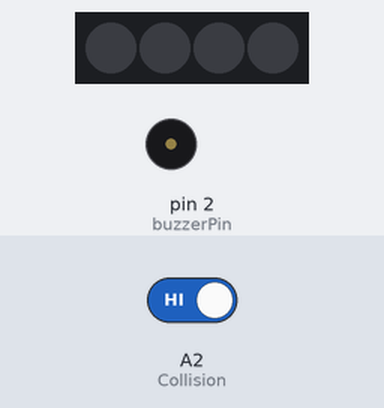
Recording of a sketch running on a simulated Arduino Uno, built with avr-gcc and run on an emulated ATmega328P. On the bench: 4 RGB LEDs in strip order, left to right, buzzer (waves = sounding, pin HIGH). The inputs (shaded band) are chosen by the test bench; at power-on: A2 (Collision) HIGH. Dim RGB values are drawn brighter than linear; what the sketch prints to the serial monitor is not drawn.

Above: at 1.2 s.
1.3 s: A2 (Collision) driven LOW
At 1.45 s:
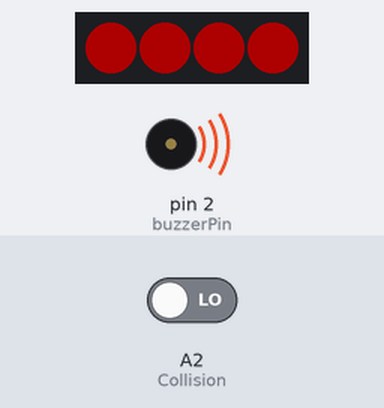
At 2.05 s:
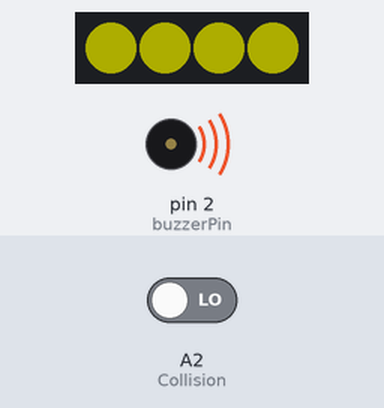
4.3 s: A2 (Collision) driven HIGH
At 5.7 s:
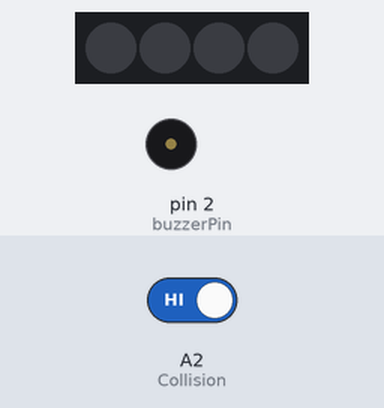
Timing chart, 0 to 7.3 s (numbered marks = the images above; inputs shaded):
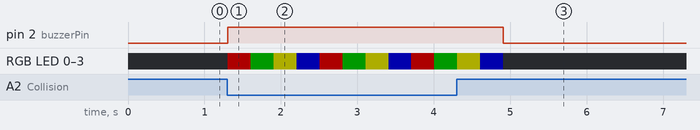

The sketch:

Collision_alarm.ino
```cpp
/*
 * 名称   : Collision_alarm
 * 功能   : 碰撞传感器控制SK6812 RGB灯和蜂鸣器模拟触碰报警器
 * 作者   : http://www.keyes-robot.com/
*/
#include <FastLED.h>

#define NUM_LEDS 4   //定义SK6812 RGB模块上LED灯珠数量
#define LED_PIN  3   //定义SK6812 RGB模块控制引脚为D3
CRGB leds[NUM_LEDS];

#define buzzerPin 2  //定义有源蜂鸣器引脚为D2

int Collision = A2; //定义碰撞传感器的引脚
int val = 0;

void setup() {
  Serial.begin(9600);  //波特率设置为9600
  pinMode(Collision, INPUT);   //设置碰撞传感器的引脚D3为输入模式
  pinMode(buzzerPin, OUTPUT); //将buzzerPin设置为输出模式
  FastLED.addLeds<WS2812B, LED_PIN, GRB>(leds, NUM_LEDS);
  FastLED.setBrightness(50);   //设置SK6812 RGB的亮度
}

void loop() {
  val = digitalRead(Collision);  //读取碰撞传感器的值
  Serial.println(val);      //打印碰撞传感器的值
  if (val == 0) {   //碰撞时的值为0
    digitalWrite(buzzerPin, HIGH); //蜂鸣器鸣叫
    fill_solid(leds, NUM_LEDS, CRGB::Red);   // SK6812 RGB模块4个LED灯珠亮红灯
    FastLED.show();
    delay(300);
    fill_solid(leds, NUM_LEDS, CRGB::Green);   // SK6812 RGB模块4个LED灯珠亮绿色
    FastLED.show();
    delay(300);
    fill_solid(leds, NUM_LEDS, CRGB::Yellow);   // SK6812 RGB模块4个LED灯珠亮黄灯
    FastLED.show();
    delay(300);
    fill_solid(leds, NUM_LEDS, CRGB::Blue);   // SK6812 RGB模块4个LED灯珠亮蓝色
    FastLED.show();
    delay(300);
  }
  else {    //无碰撞时的值为1
    digitalWrite(buzzerPin, LOW); //蜂鸣器不叫
    fill_solid(leds, NUM_LEDS, CRGB::Black);   // SK6812 RGB模块4个LED灯珠不亮
    FastLED.show();
  }
}
```

Measured:
- after the input at 1.3 s, pin 2 (buzzerPin): LOW → HIGH at once; RGB LED 0–3: off → RGB(50, 0, 0) at once, then repeats every 1.2 s: RGB(0, 25, 0) 0.30 s, RGB(50, 50, 0) 0.30 s, RGB(0, 0, 50) 0.30 s, RGB(50, 0, 0) 0.30 s
- after the input at 4.3 s, pin 2 (buzzerPin): HIGH → LOW after 0.61 s
